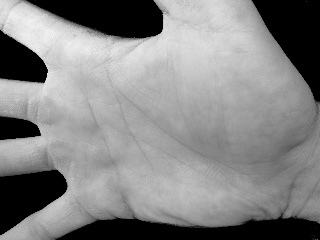
#> input picture introml_ex3/img/Hand1.jpg, 320 x 240 px
$ python -i kaktovikAlignmentSimple.py   (imports and definitions only)
#> lines starting #> are read from the running program, lines starting #| are printed output that depends on the picture; after the words box and inside, x2 and y2 are one past the last pixel; in counts of white or black regions, pixels touching at a corner belong together
#> further down, picture is the input picture: shape (240, 320); min 0, max 248, mean 132
'''
Created on 20.06.2025

@author: Linda Schneider
'''

import numpy as np
import cv2

# do not import more modules!

def simpleAlignment(img, size=128):
    """
    param img: Input image (grayscale)
    param size: Size of the output canvas (default 128x128)
    return: Aligned image centered on a canvas of defined size
    This function performs a simple alignment of the input image by:
    - Resize input image (OpenCV)
    - Binarize using Otsu threshold (OpenCV)
    - Compute bounding box of foreground
    - Extract and resize ROI to half the canvas size (OpenCV for resizing)
    - Center it on a canvas of defined size
    """
#> called with size = 128
    # Step 1: Resize input
    img = cv2.resize(img, (size, size))
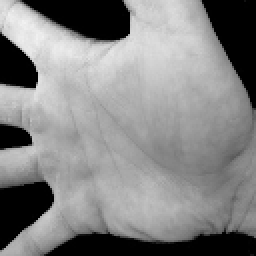
#> img: shape (128, 128) (shown 2 times larger); min 0, max 242, mean 132

    # Step 2: Apply Otsu threshold
    _, thresh = cv2.threshold(img, 0, 255, cv2.THRESH_BINARY + cv2.THRESH_OTSU)
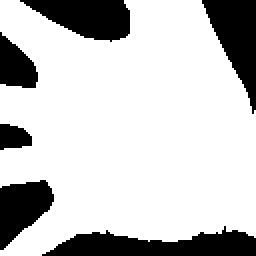
#> thresh: shape (128, 128) (shown 2 times larger); 77.7% white; 6 black regions, box (x1, y1, x2, y2) and area: (21, 113, 128, 128) 995, (101, 0, 128, 57) 794, (10, 0, 65, 21) 757, (0, 90, 27, 125) 593, (0, 16, 19, 44) 351, (0, 62, 16, 75) 161

    # Step 3: Find non-zero pixel coordinates using NumPy
    coords = np.column_stack(np.where(thresh > 0))
#> coords = 12733 pairs, first value 0 to 127, second value 0 to 127
    if coords.size == 0:
        # No foreground found, return black canvas
        return np.zeros((size, size), dtype=np.uint8)

    # Get bounding box
    y_min, x_min = coords.min(axis=0)
#> y_min = 0; x_min = 0
    y_max, x_max = coords.max(axis=0)
#> y_max = 127; x_max = 127

    # Step 4: Crop the region of interest from the original (grayscale) image
    roi = img[y_min:y_max + 1, x_min:x_max + 1]

    # Step 5: Resize ROI to half the canvas size using OpenCV
    half_size = size // 2
    roi_resized = cv2.resize(roi, (half_size, half_size))
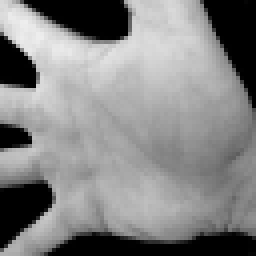
#> roi_resized: shape (64, 64) (shown 4 times larger); min 0, max 238, mean 132.1

    # Step 6: Place resized ROI centered in a blank canvas
    canvas = np.zeros((size, size), dtype=np.uint8)
    y_offset = (size - half_size) // 2
    x_offset = (size - half_size) // 2
    canvas[y_offset:y_offset + half_size, x_offset:x_offset + half_size] = roi_resized
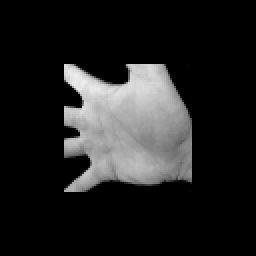
#> canvas: shape (128, 128) (shown 2 times larger); min 0, max 238, mean 33

    return canvas

>>> import cv2
>>> picture = cv2.imread('img/Hand1.jpg', cv2.IMREAD_GRAYSCALE)
>>> result = simpleAlignment(picture)

$ run again, on introml_ex3/img/Hand2.jpg
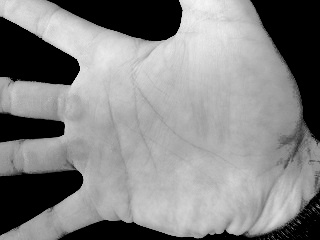
#> input picture introml_ex3/img/Hand2.jpg, 320 x 240 px
#> picture is the input picture: shape (240, 320); min 0, max 246, mean 132.3
#> in simpleAlignment, `_, thresh = cv2.threshold(img, 0, 255, cv2.THRESH_BINARY + cv2.THRESH_..`:
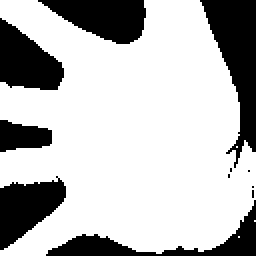
#> thresh: shape (128, 128) (shown 2 times larger); 73.2% white; 11 black regions (5 under 20 px), largest, box (x1, y1, x2, y2) and area: (100, 0, 128, 84) 1127, (19, 0, 73, 22) 772, (0, 9, 32, 45) 739, (0, 88, 33, 125) 724, (23, 100, 128, 128) 709, (0, 60, 26, 76) 303
#> coords = 12000 pairs, first value 0 to 127, second value 0 to 127
#> y_min = 0
#> y_max = 127
#> in simpleAlignment, `canvas[y_offset:y_offset + half_size, x_offset:x_offset + half_size] =..`:
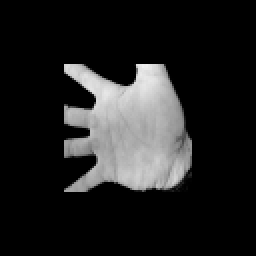
#> canvas: shape (128, 128) (shown 2 times larger); min 0, max 241, mean 33.1

$ run again, on introml_ex3/img/Hand3.jpg
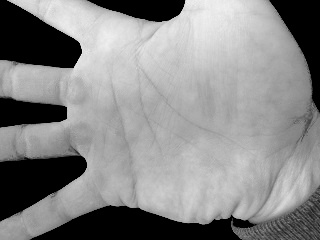
#> input picture introml_ex3/img/Hand3.jpg, 320 x 240 px
#> picture is the input picture: shape (240, 320); min 0, max 241, mean 136.2
#> in simpleAlignment, `_, thresh = cv2.threshold(img, 0, 255, cv2.THRESH_BINARY + cv2.THRESH_..`:
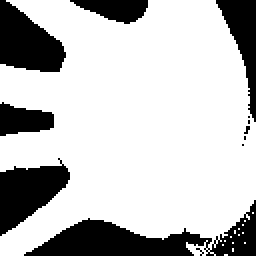
#> thresh: shape (128, 128) (shown 2 times larger); 75.4% white; 12 black regions (6 under 20 px), largest, box (x1, y1, x2, y2) and area: (12, 100, 128, 128) 1346, (0, 0, 33, 36) 777, (0, 79, 35, 118) 763, (108, 0, 128, 61) 511, (0, 51, 27, 68) 319, (35, 0, 74, 12) 298
#> coords = 12352 pairs, first value 0 to 127, second value 0 to 127
#> y_min = 0
#> y_max = 127
#> in simpleAlignment, `canvas[y_offset:y_offset + half_size, x_offset:x_offset + half_size] =..`:
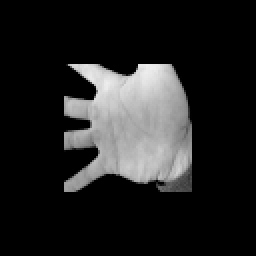
#> canvas: shape (128, 128) (shown 2 times larger); min 0, max 238, mean 34.1
